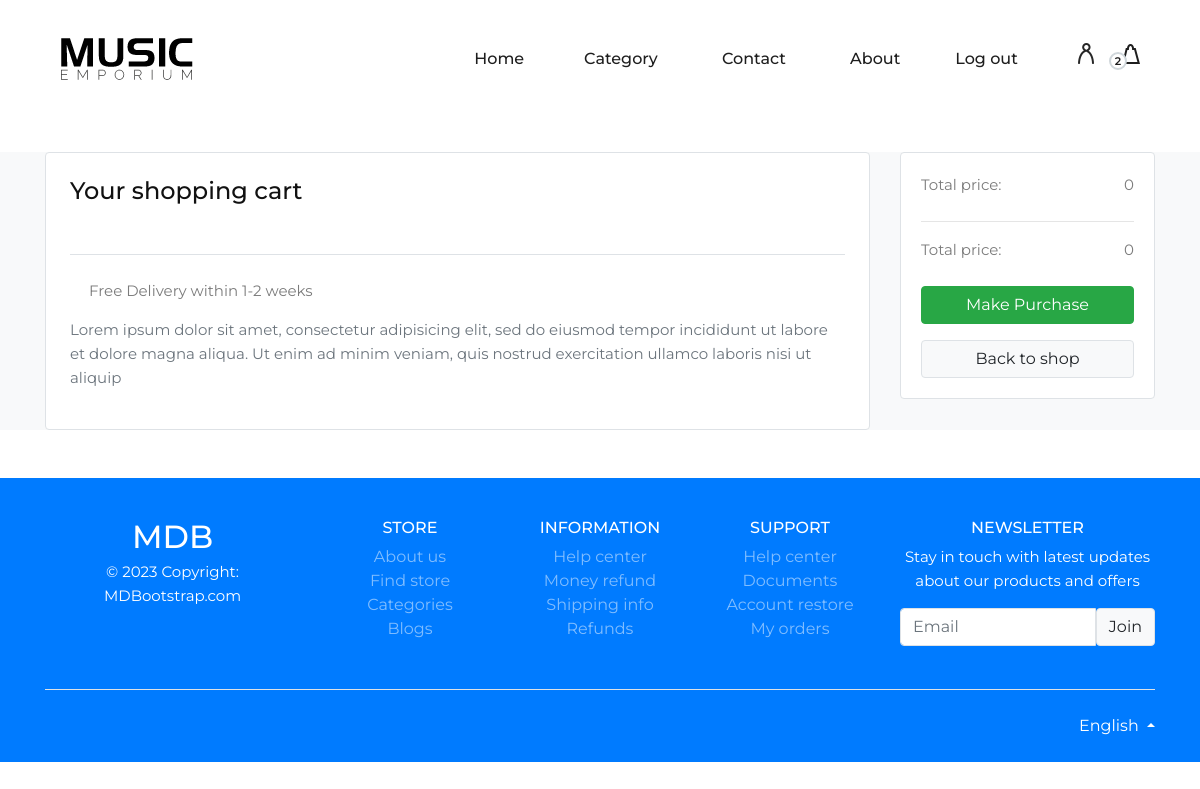
The page /cart.php (signed in) on the database as committed earlier.
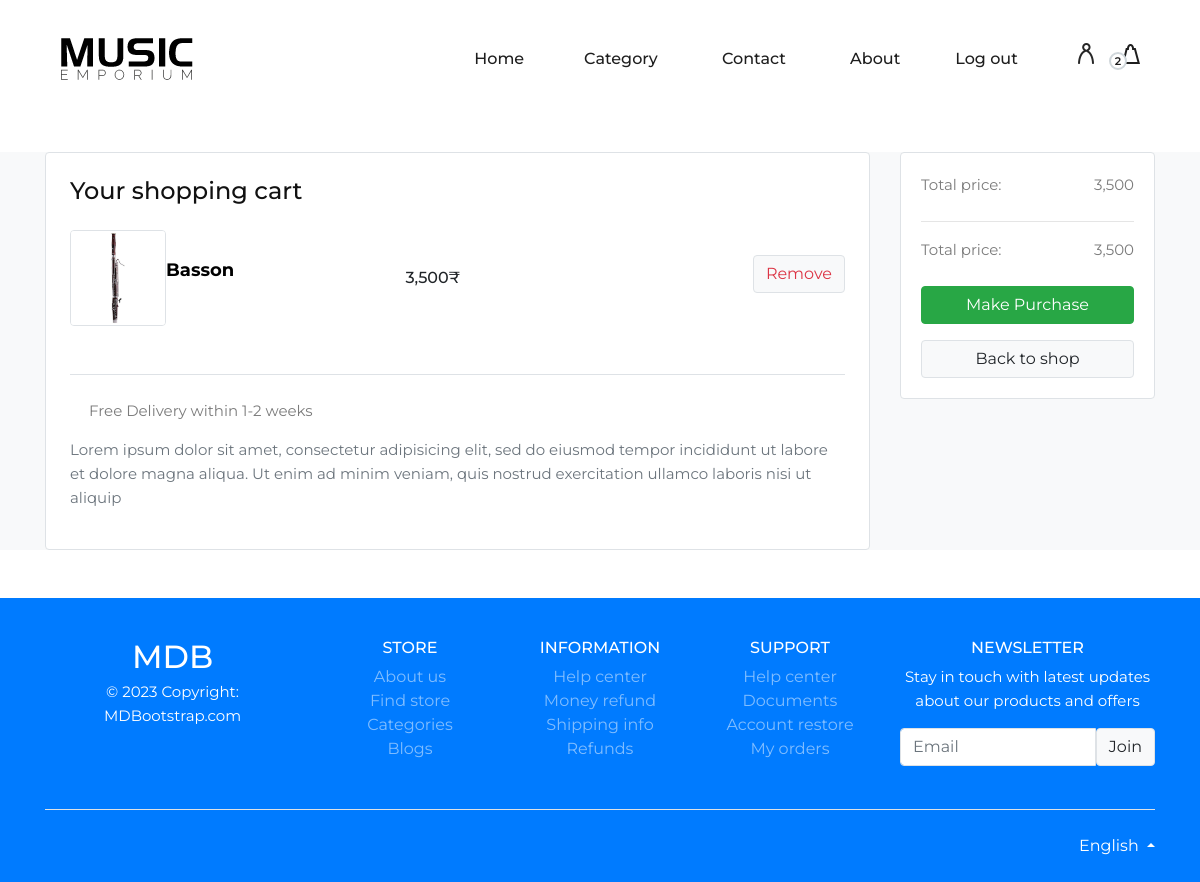
The same page on the database as committed later.
### tables this page shows
CREATE TABLE `cart` (
  `ID` int(11) NOT NULL,
  `productid` int(11) NOT NULL,
  `userid` int(11) NOT NULL,
  `quantity` int(11) NOT NULL
);

CREATE TABLE `product` (
  `id` int(5) NOT NULL,
  `productname` varchar(200) NOT NULL,
  `productimage` varchar(200) NOT NULL,
  `productprice` int(5) NOT NULL,
  `productdesc` varchar(500) NOT NULL,
  `categoryid` int(11) NOT NULL
);

### cart.php (the view, shortened to what this page needs)
<!DOCTYPE html>
<html lang="en">
<head>
    <?php
    include_once("./common/style.php");
    ?>
</head>
<body>
    <?php
    include_once("./common/header.php");
    ?>
    <section class="bg-light my-5">
        <div class="container">
            <div class="row">
                <div class="col-lg-9">
                    <div class="card border shadow-0">
                        <div class="m-4">
                            <h4 class="card-title mb-4">Your shopping cart</h4>
                            <?php
                            $p=0;
                            include("./include/config.php");
                            $qry = "SELECT * FROM cart WHERE userid='" . $_SESSION['loginid'] . "'";
                            $res = mysqli_query($conn, $qry);
                            while ($row = mysqli_fetch_assoc($res)) {
                                $subqry = "SELECT * FROM product WHERE id='" . $row['productid'] . "'";
                                $subres = mysqli_query($conn, $subqry);
                                $subrow = mysqli_fetch_assoc($subres);
                                $p+=$subrow['productprice'];
                            ?>
                                <div class="row gy-3 mb-4" style="align-items: center;">
                                    <div class="col-lg-5">
                                        <div class="me-lg-5">
                                            <div class="d-flex">
                                                <img src="./image/product/<?php echo $subrow['productimage'] ?>" class="border rounded me-3" style="width: 96px; height: 96px;" />
                                                <div class="" style="display: flex; align-items: center;">
                                                    <p style="font-size: large; font-weight: bolder; color: black;"><?php echo $subrow['productname'] ?></p>
                                                </div>
                                            </div>
                                        </div>
                                    </div>
                                    <div class="col-lg-2 col-sm-6 col-6 d-flex flex-row flex-lg-column flex-xl-row text-nowrap">
                                        <div class="">
                                            <text class="h6"><?php echo number_format($subrow['productprice']) ?>₹</text> <br />
                                        </div>
                                    </div>
                                    <div class="col-lg col-sm-6 d-flex justify-content-sm-center justify-content-md-start justify-content-lg-center justify-content-xl-end mb-2">
                                        <div class="float-md-end">
                                            <a href="#" class="btn btn-light border text-danger icon-hover-danger"> Remove</a>
                                        </div>
                                    </div>
                                </div>
                            <?php
                            }
                            ; ?>
                        </div>
                        <div class="border-top pt-4 mx-4 mb-4">
                            <p><i class="fas fa-truck text-muted fa-lg"></i> Free Delivery within 1-2 weeks</p>
                            <p class="text-muted">
                                Lorem ipsum dolor sit amet, consectetur adipisicing elit, sed do eiusmod tempor incididunt ut labore et dolore magna aliqua. Ut enim ad minim veniam, quis nostrud exercitation ullamco laboris nisi ut
                                aliquip
                            </p>
                        </div>
                    </div>
                </div>
                <div class="col-lg-3">
                    <div class="card shadow-0 border">
                        <div class="card-body">
                            <div class="d-flex justify-content-between">
                                <p class="mb-2">Total price:</p>
                                <p class="mb-2"><?php echo number_format($p) ; ?></p>
                            </div>
                            <hr />
                            <div class="d-flex justify-content-between">
                                <p class="mb-2">Total price:</p>
                                <p class="mb-2 fw-bold"><?php echo number_format($p) ; ?></p>
                            </div>
                            <div class="mt-3">
                                <a href="addtoorder.php" class="btn btn-success w-100 shadow-0 mb-2"> Make Purchase </a>
                                <a href="#" class="btn btn-light w-100 border mt-2"> Back to shop </a>
                            </div>
                        </div>
                    </div>
                </div>
            </div>
        </div>
    </section>
    <footer class="text-center text-lg-start text-muted bg-primary mt-3">
        <section class="">
            <div class="container text-center text-md-start pt-4 pb-4">
                <div class="row mt-3">
                    <div class="col-12 col-lg-3 col-sm-12 mb-2">
                        <a href="https://mdbootstrap.com/" target="_blank" class="text-white h2">
                            MDB
                        </a>
                        <p class="mt-1 text-white">
                            © 2023 Copyright: MDBootstrap.com
                        </p>
                    </div>
                    <div class="col-6 col-sm-4 col-lg-2">
                        <h6 class="text-uppercase text-white fw-bold mb-2">
                            Store
                        </h6>
                        <ul class="list-unstyled mb-4">
                            <li><a class="text-white-50" href="#">About us</a></li>
                            <li><a class="text-white-50" href="#">Find store</a></li>
                            <li><a class="text-white-50" href="#">Categories</a></li>
                            <li><a class="text-white-50" href="#">Blogs</a></li>
                        </ul>
                    </div>
                    <div class="col-6 col-sm-4 col-lg-2">
                        <h6 class="text-uppercase text-white fw-bold mb-2">
                            Information
                        </h6>
                        <ul class="list-unstyled mb-4">
                            <li><a class="text-white-50" href="#">Help center</a></li>
                            <li><a class="text-white-50" href="#">Money refund</a></li>
                            <li><a class="text-white-50" href="#">Shipping info</a></li>
                            <li><a class="text-white-50" href="#">Refunds</a></li>
                        </ul>
                    </div>
                    <div class="col-6 col-sm-4 col-lg-2">
                        <h6 class="text-uppercase text-white fw-bold mb-2">
                            Support
                        </h6>
                        <ul class="list-unstyled mb-4">
                            <li><a class="text-white-50" href="#">Help center</a></li>
                            <li><a class="text-white-50" href="#">Documents</a></li>
                            <li><a class="text-white-50" href="#">Account restore</a></li>
                            <li><a class="text-white-50" href="#">My orders</a></li>
                        </ul>
                    </div>
                    <div class="col-12 col-sm-12 col-lg-3">
                        <h6 class="text-uppercase text-white fw-bold mb-2">Newsletter</h6>
                        <p class="text-white">Stay in touch with latest updates about our products and offers</p>
                        <div class="input-group mb-3">
                            <input type="email" class="form-control border" placeholder="Email" aria-label="Email" aria-describedby="button-addon2" />
                            <button class="btn btn-light border shadow-0" type="button" id="button-addon2" data-mdb-ripple-color="dark">
                                Join
                            </button>
                        </div>
                    </div>
                </div>
            </div>
        </section>
        <div class="">
            <div class="container">
                <div class="d-flex justify-content-between py-4 border-top">
                    <div>
                        <i class="fab fa-lg fa-cc-visa text-white"></i>
                        <i class="fab fa-lg fa-cc-amex text-white"></i>
                        <i class="fab fa-lg fa-cc-mastercard text-white"></i>
                        <i class="fab fa-lg fa-cc-paypal text-white"></i>
                    </div>
                    <div class="dropdown dropup">
                        <a class="dropdown-toggle text-white" href="#" id="Dropdown" role="button" data-mdb-toggle="dropdown" aria-expanded="false"> <i class="flag-united-kingdom flag m-0 me-1"></i>English </a>
                    </div>
                </div>
            </div>
        </div>
    </footer>
    <?php
    include_once("./common/style.php");
    ?>
</body>
</html>

### common/style.php (shortened to what this page needs)
<link rel="stylesheet" href="css/bootstrap.min.css" type="text/css">
<link rel="stylesheet" href="css/font-awesome.min.css" type="text/css">
<link rel="stylesheet" href="css/nice-select.css" type="text/css">
<link rel="stylesheet" href="css/owl.carousel.min.css" type="text/css">
<link rel="stylesheet" href="css/magnific-popup.css" type="text/css">
<link rel="stylesheet" href="css/slicknav.min.css" type="text/css">
<link rel="stylesheet" href="css/style.css" type="text/css">

### common/header.php (shortened to what this page needs)
<header class="header-section">
    <div class="container-fluid">
        <div class="inner-header">
            <div class="logo">
                <a href="./index.php"><img src="./img/logo2.png" alt=""></a>
            </div>
            <div class="header-right">
                <img src="img/icons/man.png" alt="">
                <a href="#">
                    <img src="img/icons/bag.png
                    " alt="">
                    <span>2</span>
                </a>
            </div>
            <div class="user-access">
                <?php
                if (isset($_SESSION['loginstatus']) && $_SESSION['loginstatus'] = true) {
                ?>
                    <a href="logout.php">Log out</a>
                <?php
                } else {
                ?>
                    <a href="register.php">Register</a>
                    <a href="login.php" class="in">Sign in</a>
                <?php
                }
                ?>
            </div>
            <nav class="main-menu mobile-menu">
                <ul>
                    <li><a href="./index.php" class="<?php echo ($_SERVER['SCRIPT_NAME'] == '/violet-master/index.php' ? "active" : '') ?>">Home</a>
                    <li><a href="./categories.php" class="<?php echo ($_SERVER['SCRIPT_NAME'] == '/violet-master/categories.php' ? "active" : '') ?>">Category</a>
                    </li>
                    <li><a href="./contact.php" class="<?php echo ($_SERVER['SCRIPT_NAME'] == '/violet-master/contact.php' ? "active" : '') ?>">Contact</a></li>
                    <li><a href="./about.php">About</a></li>
                </ul>
            </nav>
        </div>
    </div>
</header>

### css/style.css (style rules this page uses)
html, body { height: 100%; font-family: "Montserrat", sans-serif; -webkit-font-smoothing: antialiased; font-smoothing: antialiased; background: none; }
h1, h2, h3, h4, h5, h6 { margin: 0; color: #111111; font-weight: 500; font-family: "Montserrat", sans-serif; }
h4 { font-size: 24px; }
h6 { font-size: 16px; }
p { font-size: 15px; color: #7b7b7b; font-weight: 400; line-height: 1.6; font-family: "Montserrat", sans-serif; margin: 0 0 15px 0; }
img { max-width: 100%; }
ul, ol { padding: 0; margin: 0; }
.header-section { height: 104px; padding-top: 38px; padding-bottom: 24px; padding-left: 45px; padding-right: 45px; }
.inner-header .logo { float: left; }
.inner-header .header-right { float: right; line-height: 30px; }
.inner-header .header-right img { display: inline-block; margin-right: 20px; cursor: pointer; }
.inner-header .header-right a { display: inline-block; position: relative; }
.inner-header .header-right a img { margin-right: 0; margin-left: 4px; }
.inner-header .header-right a span { font-size: 11px; color: #1e1e1e; width: 18px; height: 18px; border: 2px solid #D0D7DB; background: #fff; display: inline-block; line-height: 15px; text-align: center; border-radius: 50%; font-weight: 600; position: absolute; left: -9px; top: 14px; }
.inner-header .user-access { float: right; margin-right: 100px; }
.inner-header .user-access a { color: #1e1e1e; font-size: 16px; display: inline-block; font-weight: 500; position: relative; line-height: 42px; }
.inner-header .main-menu { float: right; margin-right: 150px; }
.inner-header .main-menu ul li { display: inline-block; margin-left: 60px; position: relative; }
.inner-header .main-menu ul li a { color: #1e1e1e; font-size: 16px; display: inline-block; font-weight: 500; position: relative; line-height: 42px; }
.inner-header .main-menu ul li a:after { position: absolute; left: 0; bottom: 7px; width: 100%; height: 2px; background: #1e1e1e; content: ""; opacity: 0; -webkit-transform: all 0.3s; -webkit-transition: all 0.3s; transition: all 0.3s; }
@media only screen and (min-width: 1200px) and (max-width: 1340px) { .inner-header .user-access { margin-right: 60px; } }
@media only screen and (min-width: 1200px) and (max-width: 1340px) { .inner-header .main-menu { margin-right: 55px; } }

Rows that differ between the two databases and show on the page:
added cart: productid.productimage (picture), productid.productname "Basson", productid.productprice "3,500"
Other text that changed with them:
$p: "0" → "3,500"
